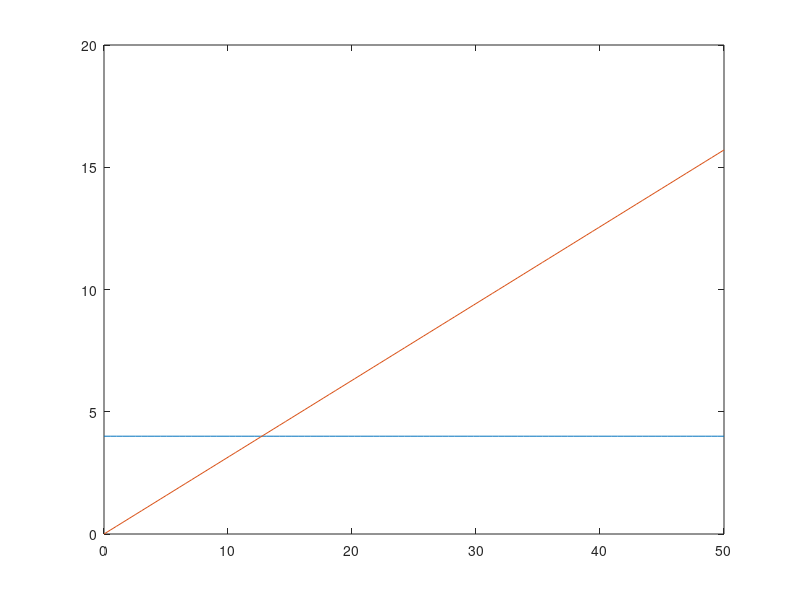

The MATLAB source for this figure: (Note: this script raises an error after producing the figure.)
clc; close all; clear;

% Define constants
R_0 = 1; % Example value
a = 1; % Example value
b = 0.1; % Example value
k_0 = 1; % Example value

% Define range for A
A = linspace(0, 50, 100);

% Calculate E^+ and E^-
E_plus = (4 * R_0) / a * ones(size(A));
E_minus = (pi * b * k_0 * A) / a;

% Calculate A_ST
A_ST = (4 * R_0) / (pi * b * k_0);

% Plot E^+ and E^-
figure;
plot(A, E_plus, 'DisplayName', '$E^+$');
hold on;
plot(A, E_minus, 'DisplayName', '$E^-$');
xline(A_ST, '--k', 'DisplayName', '$A_{ST}$');
xlabel('$A$');
ylabel('Energy');
title('$E^+$ and $E^-$ as a function of $A$', 'Interpreter', 'latex');
legend('Interpreter', 'latex');
grid on;

% Add arrows to indicate convergence to A_ST
y_arrow = 0.5; % Position arrows slightly above the plot
arrow_length = 2; % Length of the arrows
arrow_positions = [A_ST - arrow_length, A_ST + arrow_length];
for pos = arrow_positions
    annotation('textarrow', [A_ST - arrow_length A_ST], [A_ST A_ST + arrow_length], ...
               'String', '', 'HeadStyle', 'plain', 'LineWidth', 1.5);
end

set(gcf, 'Units', 'pixels', 'Position', [100, 100, 600, 400]);

